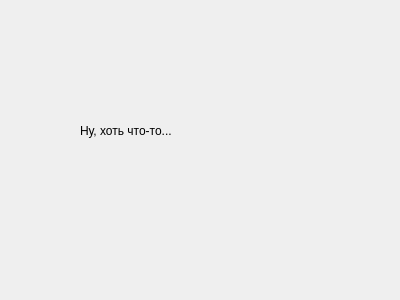
<?xml version="1.0" encoding="UTF-8"?>
<ui version="4.0">
 <class>SelectionWriterWindow</class>
 <widget class="QWidget" name="SelectionWriterWindow">
  <property name="geometry">
   <rect>
    <x>0</x>
    <y>0</y>
    <width>400</width>
    <height>300</height>
   </rect>
  </property>
  <property name="windowTitle">
   <string>Form</string>
  </property>
  <widget class="QLabel" name="label">
   <property name="geometry">
    <rect>
     <x>80</x>
     <y>40</y>
     <width>181</width>
     <height>181</height>
    </rect>
   </property>
   <property name="text">
    <string>Ну, хоть что-то...</string>
   </property>
  </widget>
 </widget>
 <resources/>
 <connections/>
</ui>
